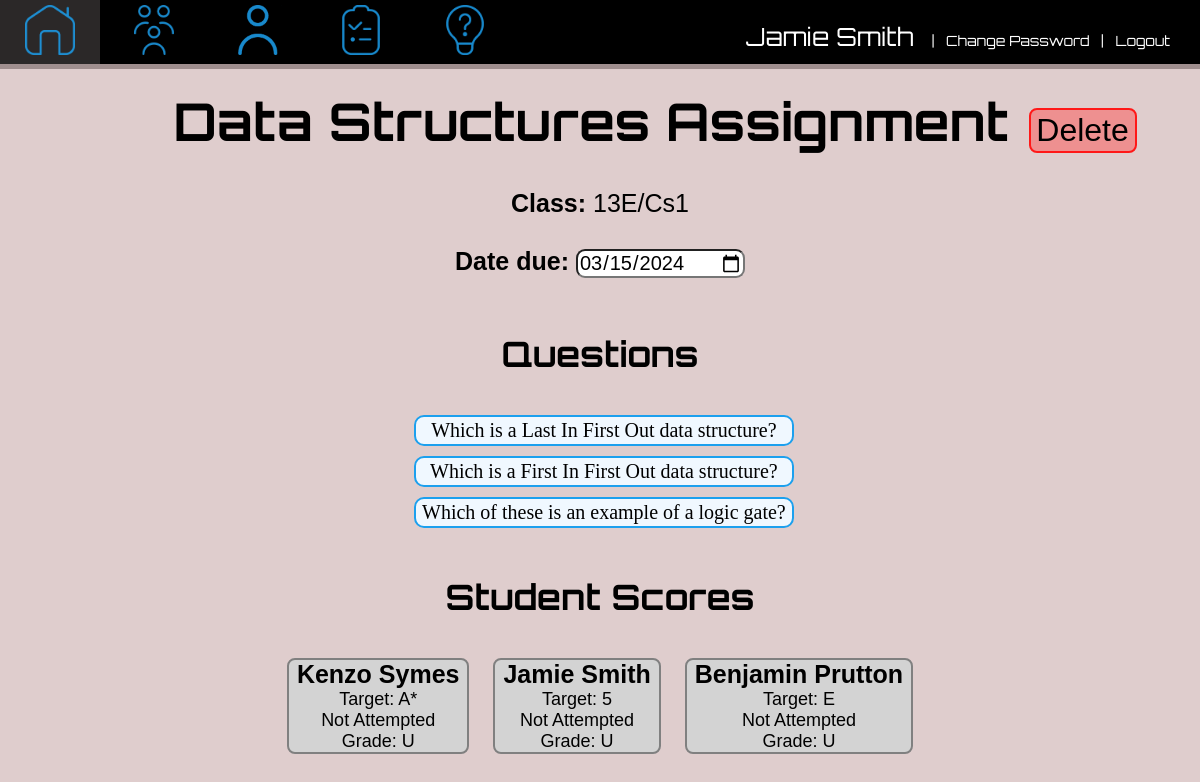
Page /assignments/details/131 (signed in) on the committed database.
### app1/models.py (models this page shows, shortened)
class Assignment(models.Model):
    name = models.CharField(max_length=200)
    dueDate = models.DateField(null=True)
    className = models.ForeignKey(Class, on_delete=models.CASCADE, null=True)

class Class(models.Model):
    name = models.CharField(max_length=200, unique=True)
    class Meta:
        verbose_name_plural ="Classes"
    def __str__(self):
        return self.name

class QuestionInAssignment(models.Model):
    questionID = models.ForeignKey(Question, on_delete=models.CASCADE, null=True)
    assignmentID = models.ForeignKey(Assignment, on_delete=models.CASCADE, null=True)
    class Meta:
        unique_together = ('questionID', 'assignmentID')

class Question(models.Model):
    questionText = models.CharField(max_length=200)
    questionCategory = models.ForeignKey(QuestionCategory, on_delete=models.CASCADE, default = None)
    opt1 = models.CharField(max_length=200)
    opt2 = models.CharField(max_length=200)
    opt3 = models.CharField(max_length=200)
    opt4 = models.CharField(max_length=200)
    answer = models.CharField(max_length=200)

class StudentAssignment(models.Model):
    studentID = models.ForeignKey(Student, on_delete=models.CASCADE, null=True)
    assignmentID = models.ForeignKey(Assignment, on_delete=models.CASCADE, null=True)
    score = models.IntegerField(default=0)
    noCorrectAnswers = models.IntegerField(default=0)
    completed = models.BooleanField(default=False)
    dateCompleted = models.DateField(null = True, default = None, auto_now=False, auto_now_add=False)
    isQuiz = models.BooleanField(default=False)
    class Meta:
        unique_together = ('studentID', 'assignmentID')

class Student(models.Model):
    first_name = models.CharField(max_length=200, null=True)
    last_name = models.CharField(max_length=200, null=True)
    noOfCorrectAnswers = models.IntegerField(default=0)
    totalQuestionsAnswered = models.IntegerField(default=0)
    quizQuestionsAnswered = models.IntegerField(default=0)
    quizCorrectAnswers = models.IntegerField(default=0)
    quizAverage = models.FloatField(default = 0)
    noOfQuizzesCompleted = models.IntegerField(default = 0)
    average = models.FloatField(default = 0)
    username = models.ForeignKey(User, to_field = "username", null = False, on_delete=models.CASCADE)
    className = models.ForeignKey(Class, to_field = "name", null =True, on_delete=models.SET_NULL)
    targetGrade = models.ForeignKey(Grade, default=getDefaultGrade, on_delete=models.CASCADE)

class Grade(models.Model):
    grade = models.CharField(max_length=200)
    percentage = models.IntegerField(default=0)
    level = models.IntegerField(default = 1) # 1 for A level, 2 for gcse, 3 for ks3 (yes this is important)
    class Meta:
        unique_together = ('grade',)
    def __str__(self):
        return f"{self.grade}"

### app1/views.py (the view)
# urls.py: path("assignments/details/<int:id>", views.AssignmentDetails, name = "AssignmentDetails"),
def AssignmentDetails(request, id):
    if request.user.is_staff:
        template = loader.get_template("assignmentdetails.html")
        myAssignment = Assignment.objects.get(id = id)
        currentUser = User.objects.get(username = request.user.username)
        questions = QuestionInAssignment.objects.filter(assignmentID_id = id).values() #returns a list of dictionaries representing all records from the QuestionInAssignment linking table correpsonding to the assignment
        for y in questions:
            y["questionText"] = Question.objects.get(pk = y["questionID_id"]).questionText#adds the question text for each question to the dictionary
        studentResults = StudentAssignment.objects.filter(assignmentID_id = id).values()#returns a list of dictionaries representing all records from the StudentAssignment linking table correpsonding to the assignment
        for student in studentResults:
            z = Student.objects.get(id = student["studentID_id"])
            student["student"] = z
            student["grade"] = Grade.objects.filter(percentage__lte = student["score"], level = getGradeLevel(z)).values_list("grade", flat=True).order_by("-percentage").first()
            if student["score"] >= z.targetGrade.percentage:
                student["pass"] = True
            else:
                student["pass"] = False
        if len(str(myAssignment.dueDate.month)) == 1: #type:ignore
            month = "0" + str(myAssignment.dueDate.month)#type:ignore
        else:
            month = str(myAssignment.dueDate.month)#type:ignore
        if len(str(myAssignment.dueDate.day)) == 1:#type:ignore
            day = "0" + str(myAssignment.dueDate.day)#type:ignore
        else:
            day = str(myAssignment.dueDate.day)#type:ignore
        d = str(str(myAssignment.dueDate.year) + "-" + month + "-" + day)#type:ignore
        if myAssignment.dueDate < datetime.datetime.now().date(): #type: ignore
            past = True
        else:
            past = False
        context = { #data passed to html template
            "assignment" : myAssignment,
            "questions" : questions,
            "currentUser" : currentUser,
            "studentResults" : studentResults,
            "past" : past,
            "date" : d,
        }
        return HttpResponse(template.render(context, request))
    else:
        return redirect("/")

### app1/funcs.py (called while the page is built)
def getGradeLevel(student):
    myClass =str(student.className)
    isALevel = re.match("(12|13)[a-zA-Z0-9]*", myClass)
    if isALevel is not None:
        return 1#1 = A Level
    else:
        isGCSE = re.match("(10|11)[a-zA-Z0-9]*", myClass)
        if isGCSE is not None:
            return 2 # 2 = GCSE
        else:
            return 3 #3 = potential extension to cover KS3 classes

### templates/assignmentdetails.html (shortened to what this page needs)
<!DOCTYPE html PUBLIC>
    <html lang = "en" >
        {% extends "basestaff.html" %}
        {%load static%}
        {%block navigation%}
        <div class = "navigation">
            <div class = "element" onclick = "window.location = '/'"> <img class = "home" src = "{% static 'images/home_inactive.png'%}"> </div>
            <div class = "element" onclick = "window.location = '/class/list'"> <img class = "classes" src = "{% static 'images/classes_inactive.png'%}"> </div>
            <div class = "element" onclick = "window.location = '/users/list'"> <img class = "students" src = "{% static 'images/students_inactive.png'%}"></div>
            <div class = "element" onclick = "window.location = '/assignments/list'"> <img class = "assignments" src = "{% static 'images/assignments_inactive.png'%}"> </div>
            <div class = "element" onclick = "window.location = '/questions/list'"> <img class = "questions" src = "{% static 'images/questions_inactive.png'%}"> </div>
            <div class = "nameContainer"> <p class = "name"><span class = "name">{{currentUser.first_name}} {{currentUser.last_name}} </span>&nbsp;&nbsp;  |&nbsp;&nbsp; <a class = "logout" href = "/changepassword">Change Password</a> &nbsp;&nbsp;|&nbsp;&nbsp; <a class = "logout" href = "{% url 'logout' %}">Logout</a></p> </div>
        </div>
        {%endblock%}
        {% block content %}
        <link rel = "stylesheet" href = "{% static 'css/assignmentdetails.css'%}">
        <body>
            <div class = "heading" id = "mainHeading"><h1> {{ assignment.name}} </h1><div class = "delete" onclick = "window.location ='/assignments/delete/{{assignment.id}}'">Delete</div></div>
            <div class = "details">
                <div id = "class"><span class = "details" id = "class"><b> Class:</b> {{ assignment.className}}</span></div><br>
                <div id = "date"><span class = "details" id = "date"><b> Date due: </b>
                <form class = "date" method = "POST" action = "/assignments/details/duedate/{{assignment.id}}">
                    <input type = "date" name = "dd" onchange ="this.form.submit();" value = {{date}} >
                </form></span>
                </div>
            </div>
            {%if not past%}
            <div class = "heading" ><h2 id = "questionHeading"> Questions</h2> <div class = "update" onclick = "window.location = '/assignments/details/update/{{assignment.id}}'">Change</div></div>
            {%else%}
            <div class = "heading" ><h2 id = "questionHeading2"> Questions</h2> </div>
            {%endif%}
            <div class = "questions">
                {% for x in questions %}
                <div class = "question"> {{ x.questionText}} </div>
                {% endfor %}
            </div>
            <br>
            <div class = "heading" id = "scoresHeading"><h2> Student Scores</h2></div>
                <div class = "container">
                    {%for x in studentResults%}
                        {% if x.completed%}
                            {%if x.pass%}
                                <div class = "studentPass"  onclick = "window.location='/assignments/details/scores/{{assignment.id}}/{{x.student.id}}'">
                                    <span class = "studentName">{{x.student.first_name}} {{x.student.last_name}}</span><br>
                                    <span class = "studentTarget"> Target: {{x.student.targetGrade}}</span><br>
                                    <span class = "studentScore"> Score: {{x.score}}</span><br>
                                    <span class = "studentGrade"> Grade: {{x.grade}}</span><br>
                                </div>
                            {%else%}
                                <div class = "studentFail" onclick = "window.location='/assignments/details/scores/{{assignment.id}}/{{x.student.id}}'">
                                    <span class = "studentName">{{x.student.first_name}} {{x.student.last_name}}</span><br>
                                    <span class = "studentTarget">Target: {{x.student.targetGrade}}</span><br>
                                    <span class = "studentScore"> Score: {{x.score}}</span><br>
                                    <span class = "studentGrade"> Grade: {{x.grade}}</span><br>
                                </div>
                            {%endif%}
                        {%else%}
                            <div class = "studentIncomplete" onclick = "window.location='/assignments/details/scores/{{assignment.id}}/{{x.student.id}}'">
                                <span class = "studentName">{{x.student.first_name}} {{x.student.last_name}}</span><br>
                                <span class = "studentTarget">Target: {{x.student.targetGrade}}</span><br>
                                <span class = "notStarted"> Not Attempted</span><br>
                                <span class = "studentGrade"> Grade: U</span>
                            </div>
                        {%endif%}
                    {%endfor%}
                </div>
        </body>
        {% endblock %}

### static/css/base.css (style rules this page uses)
body { background-color:rgba(202, 172, 172, 0.6); }
h1 { font-family: 'Orbitron', serif; font-weight: bold; font-size:45px; }
h2 { font-family: "Orbitron", serif; font-size:30px; }
.navigation { position:fixed; top:0; left:0; right:0; background-color:black; background-size: 100%; box-shadow: 0px 5px rgba(118, 101, 101, 0.6); z-index: 1000; }
div.element { display:inline-block; width: 100px; height:64px; }
img { height: 50px; margin-top: 5px; margin-bottom: 5px; margin-left: 5px; text-align:center; }
p.name { color:white; display:inline; text-align:top; font-family: "Orbitron", sans-serif; font-size:14px; }
span.name { font-size:25px; font-family: "Orbitron", sans-serif; }
div.nameContainer { position:absolute; top:21px; right:30px; }
a.logout { color:white; text-decoration: none; }
.home { margin-left: 25px; }
.assignments { margin-left:24px; }
h1 { margin-top:80px; }

### static/css/basestaff.css (style rules this page uses)
img { height: 50px; margin-top: 5px; margin-bottom: 5px; margin-left: 5px; text-align:center; }
.home { margin-left: 25px; }
.classes { margin-left: 30px; }
.students { margin-left:26px; }
.assignments { margin-left:24px; }
.questions { margin-left:24px; }
.navigation { position:fixed; top:0; left:0; right:0; background-color:black; background-size: 100%; box-shadow: 0px 5px rgba(118, 101, 101, 0.6); z-index: 1000; }
div.element { display:inline-block; width: 100px; height:64px; }
h1 { margin-top: 80px; margin-left: 10px; font-size:52px; }
body { background-color:rgba(202, 172, 172, 0.6); background-repeat:no-repeat; background-attachment: fixed; }
p.name { color:white; display:inline; text-align:top; font-family: "Orbitron", sans-serif; font-size:14px; }
span.name { font-size:25px; font-family: "Orbitron", sans-serif; }
div.nameContainer { position:absolute; top:21px; right:30px; }
a.logout { color:white; text-decoration: none; }
input:not([type=text], [type=email], [type=password]) { cursor:pointer; }
::placeholder { font-style: italic; }
span.name { display:inline; }

### static/css/assignmentdetails.css (style rules this page uses)
.heading h1, .delete { display:inline-block; }
h1, .delete { transform:translateX(50px); }
.delete { margin-left: 20px; text-align:center; border: 2px solid rgb(255, 24, 24); background-color:rgb(238, 144, 144); border-radius: 8px; font-size: 32px; transition: transform 0.25s, background-color 0.25s; font-family: Tahoma, Geneva, Verdana, sans-serif; padding:2px; width:100px; }
div.details { font-size:25; margin: auto; text-align: center; }
.details { font-family: Tahoma, Geneva, Verdana, sans-serif; }
div.heading { text-align:center; }
h2 { text-align:center; font-size:35px; }
div.update, .heading h2 { display:inline-block; }
div.question { border: 2px solid #1ca0ee; background-color:aliceblue; text-align:center; margin:auto; width:100%; border-radius:10px; font-size:20px; margin-top:10px; padding:2px; }
div.questions { width:fit-content; margin:auto; }
div.container { width:100%; text-align:center; }
div.container div { margin: 10px; display:inline-block; font-family: Tahoma, Geneva, Verdana, sans-serif; border-radius: 8px; }
span.studentName { font-size: 25px; font-weight:bold; margin: 8px; }
span.studentTarget, span.studentScore, span.studentGrade, span.notStarted { font-size: 18px; }
div.studentIncomplete { background-color:lightgrey; border: 2px solid gray; }
h1 { animation-name:heading; animation-duration:1s; animation-fill-mode: both; }
.delete { animation-name:delete; animation-duration:0.5s; animation-delay:0.75s; animation-fill-mode: backwards; }
#class { animation-name:details; animation-duration:1s; animation-delay:0.1s; animation-fill-mode: both; }
#date { animation-name:details; animation-duration:1s; animation-delay:0.2s; animation-fill-mode: both; }
#questionHeading2 { animation-name:questionHeading; animation-duration:1s; animation-fill-mode: both; animation-delay:0.35s; }
.question { animation-name:question; animation-duration: 1.5s; animation-delay:0.55s; animation-fill-mode: both; }
#scoresHeading { animation-name:scoresHeading; animation-duration:1s; animation-delay:0.7s; animation-fill-mode: both; }
.studentPass, .studentFail, .studentIncomplete { animation-name:students; animation-delay:0.8s; animation-duration:1s;; animation-fill-mode: backwards; transition:transform 0.5s; }
body { overflow-x:hidden; }
form { display:inline-block; }
input[type=date] { font-family: Tahoma, Geneva, Verdana, sans-serif; font-size:20; border-radius:9px; }

### rows in the picture
Assignment: name "Data Structures Assignment", className "13E/Cs1"
QuestionInAssignment: questionText "Which is a Last In First Out data structure?"
QuestionInAssignment: questionText "Which is a First In First Out data structure?"
QuestionInAssignment: questionText "Which of these is an example of a logic gate?"
StudentAssignment: student.first_name "Kenzo", student.last_name "Symes", student.targetGrade "A*"
StudentAssignment: student.first_name "Jamie", student.last_name "Smith", student.targetGrade "5"
StudentAssignment: student.first_name "Benjamin", student.last_name "Prutton", student.targetGrade "E"

### other values in the picture
{{ currentUser.first_name }} "Jamie"
{{ currentUser.last_name }} "Smith"
